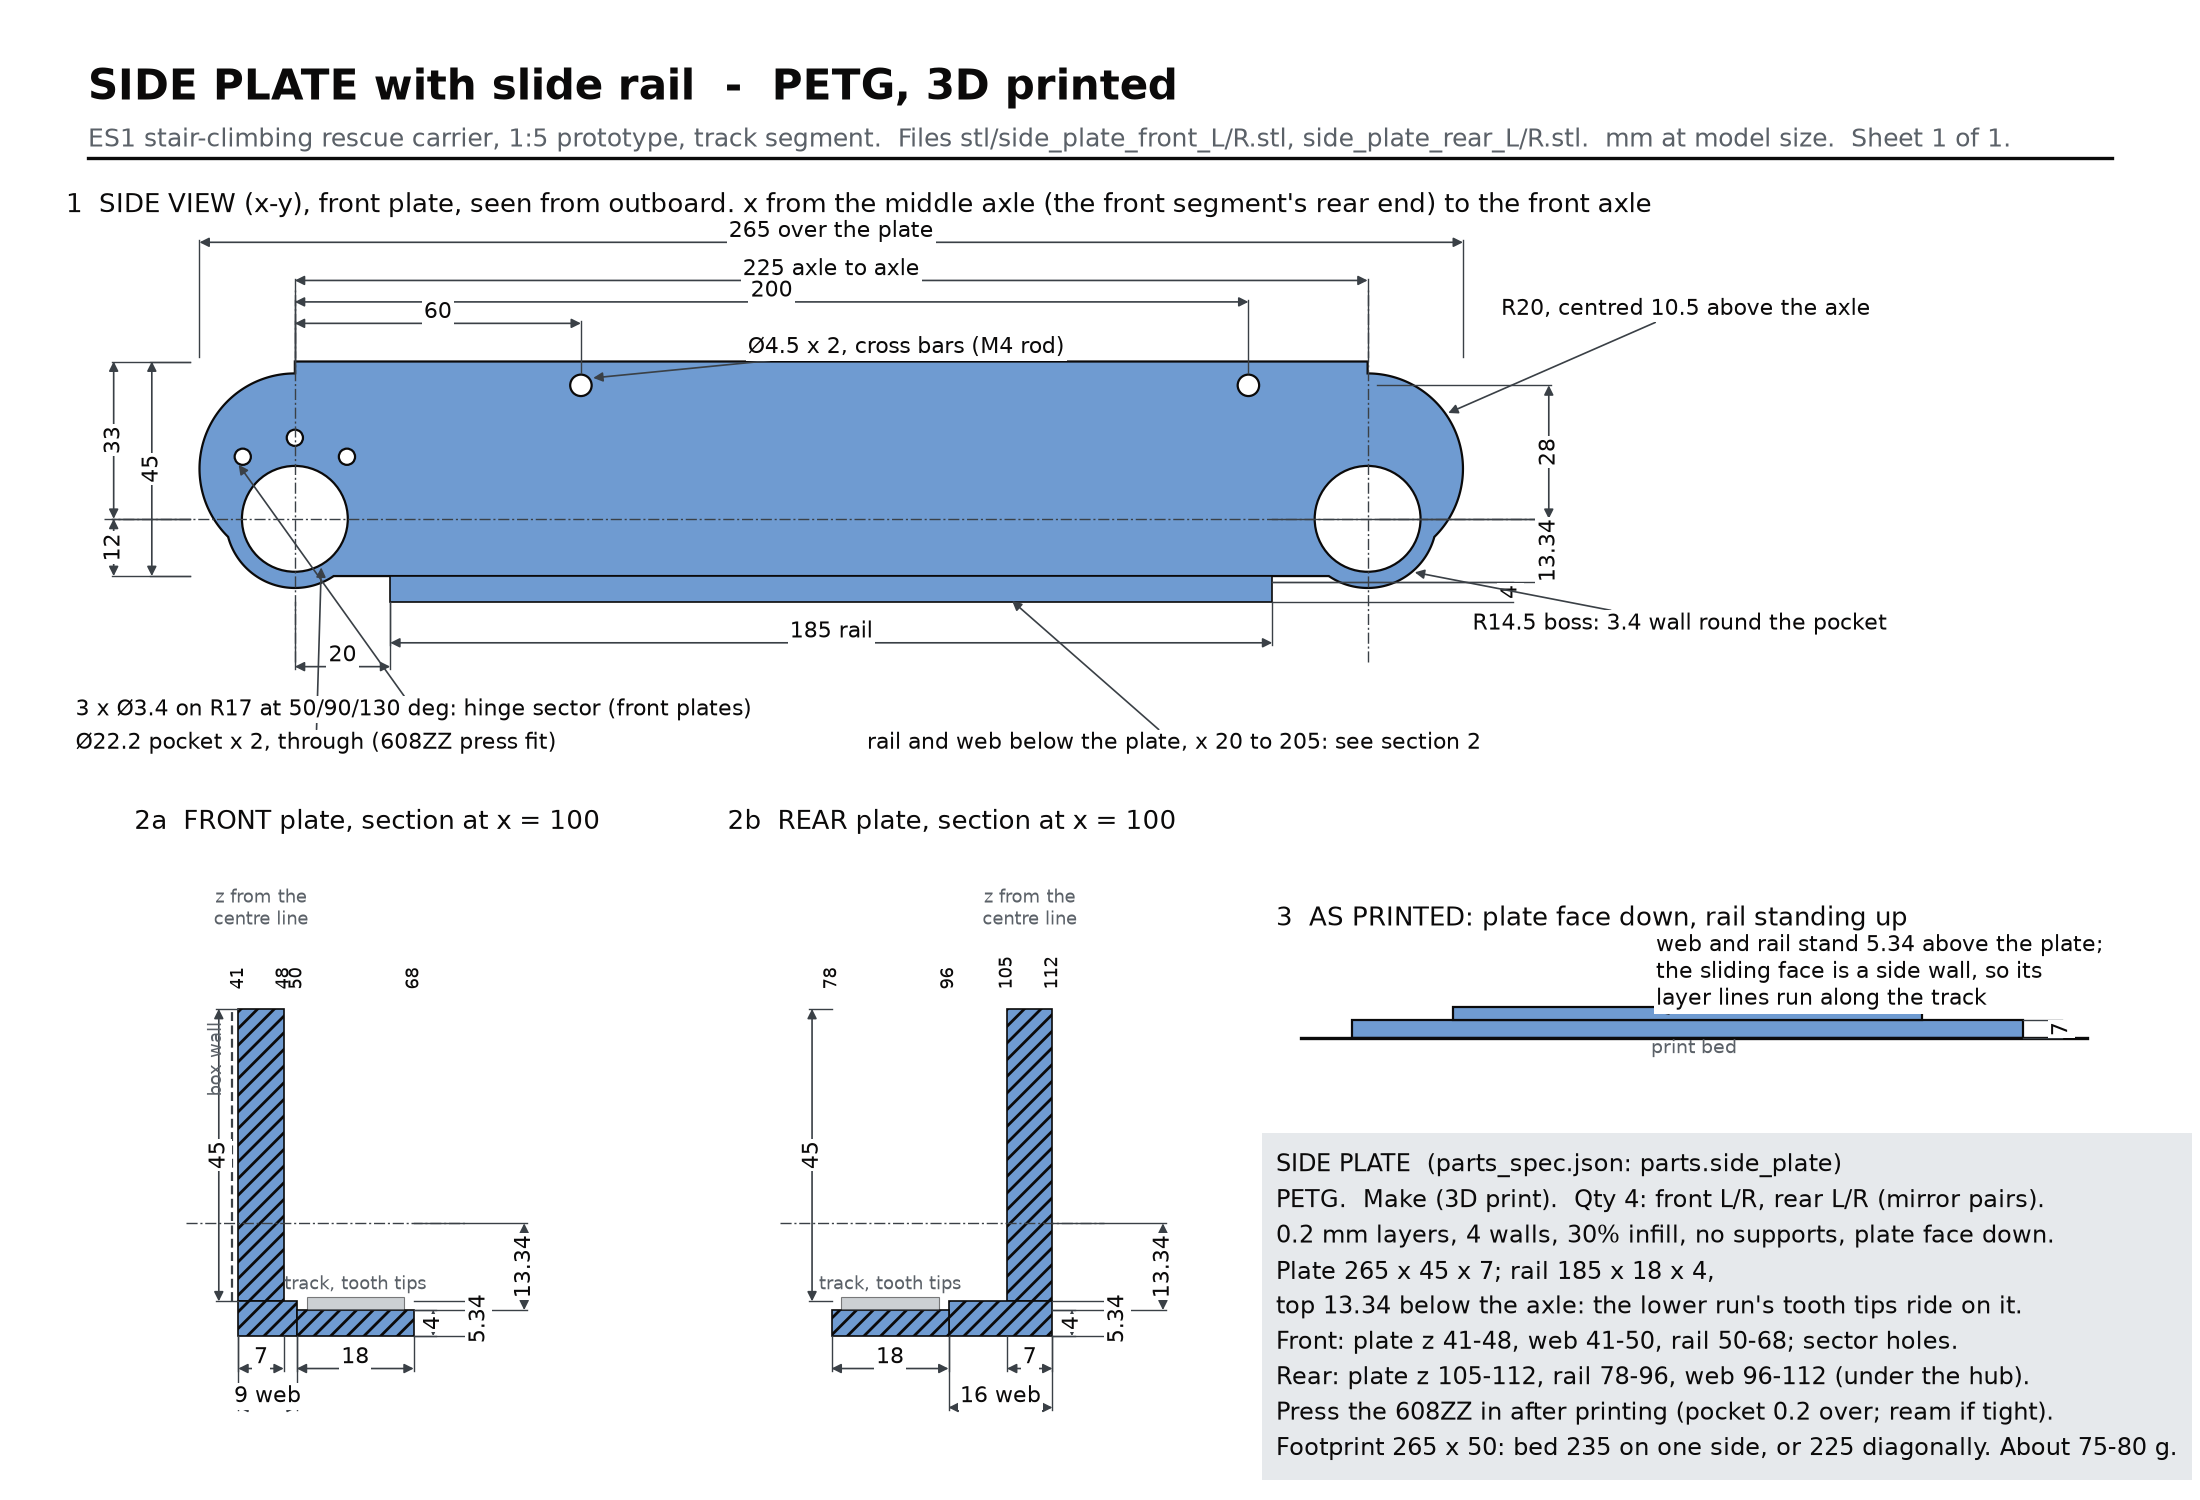

Generate this figure with Python:
"""Side plate with slide rail: dimensioned sheet. Every number from parts_spec.json (v2)."""
import math
import sys
from pathlib import Path

sys.path.insert(0, str(Path(__file__).resolve().parents[1]))
from drawing import DIM, FILL, INK, MUTED, SPEC, centreline, circle, dim_h, dim_v, leader, note_block, rect, save, sheet  # noqa: E402
from matplotlib.patches import Polygon  # noqa: E402
from shapely.geometry import Point, box as shp_box  # noqa: E402
from shapely.ops import unary_union  # noqa: E402

P = SPEC["parts"]
SP = P["side_plate"]
Z = SPEC["layout_decision"]["z_stations_one_side_mm"]
C = SPEC["segment"]["axle_to_axle_mm"]                       # 225
T, BELOW, ABOVE = SP["plate"]["thickness_mm"], SP["plate"]["bottom_edge_below_axle_mm"], SP["plate"]["top_edge_above_axle_mm"]  # 7, 12, 33
END_R, BOSS_R = 20.0, SP["plate"]["boss_radius_mm"]          # R20 ends, R14.5 bosses
ARC_CY = (ABOVE - BELOW) / 2                                  # 10.5: the end arcs are centred half way up
POCKET = SP["bearing_pockets"]["dia_mm"]                      # 22.2
RAIL = SP["rail"]
RX0, RX1, RW, RT, RTOP, RBOT = RAIL["from_x_mm"], RAIL["to_x_mm"], RAIL["width_mm"], RAIL["thickness_mm"], RAIL["top_face_below_axle_mm"], RAIL["bottom_below_axle_mm"]
CB = SP["cross_bar_holes"]
SB = SP["sector_bolts"]
# z bands (one side): plate, web, rail for the front and the rear plate
FZ = dict(plate=Z["front_plate"], rail=((Z["front_lane"][0] + Z["front_lane"][1]) / 2 - RW / 2, (Z["front_lane"][0] + Z["front_lane"][1]) / 2 + RW / 2))
FZ["web"] = (FZ["plate"][0], FZ["rail"][0])
RZ = dict(plate=Z["rear_plate"], rail=((Z["rear_lane"][0] + Z["rear_lane"][1]) / 2 - RW / 2, (Z["rear_lane"][0] + Z["rear_lane"][1]) / 2 + RW / 2))
RZ["web"] = (RZ["rail"][1], RZ["plate"][1])

fig, view = sheet("SIDE PLATE with slide rail  -  PETG, 3D printed",
                  "ES1 stair-climbing rescue carrier, 1:5 prototype, track segment.  Files stl/side_plate_front_L/R.stl, side_plate_rear_L/R.stl.  mm at model size.  Sheet 1 of 1.")

# ---------------------------------------------------------------- 1. side view (x-y), front left plate seen from outboard
ax = view([0.03, 0.47, 0.70, 0.40], "1  SIDE VIEW (x-y), front plate, seen from outboard. x from the middle axle (the front segment's rear end) to the front axle")
ax.set_xlim(-48, C + 50)
ax.set_ylim(-52, 62)
shape = unary_union([shp_box(0, -BELOW, C, ABOVE), Point(0, ARC_CY).buffer(END_R, quad_segs=64), Point(C, ARC_CY).buffer(END_R, quad_segs=64),
                     Point(0, 0).buffer(BOSS_R, quad_segs=64), Point(C, 0).buffer(BOSS_R, quad_segs=64)])
ax.add_patch(Polygon(list(shape.exterior.coords), closed=True, fc=FILL["petg"], ec=INK, lw=0.8))
rect(ax, RX0, -RBOT, RX1 - RX0, RBOT - BELOW, FILL["petg"], lw=0.6)          # web + rail seen edge-on below the plate
for x in (0, C):
    circle(ax, x, 0, POCKET / 2, fill="white")
    centreline(ax, x, -30, x, 48)
for x in CB["at_x_mm"]:
    circle(ax, x, CB["above_axle_mm"], CB["dia_mm"] / 2, fill="white")
for a in SB["angles_deg"]:
    circle(ax, SB["radius_mm"] * math.cos(math.radians(a)), SB["radius_mm"] * math.sin(math.radians(a)), SB["dia_mm"] / 2, fill="white")
centreline(ax, -40, 0, C + 40, 0)
# dimensions
dim_h(ax, 0, C, 50, f"{C:g} axle to axle", ext_from=ABOVE + 1)
dim_h(ax, -END_R, C + END_R, 58, f"{C + 2 * END_R:g} over the plate", ext_from=ABOVE + 1)
dim_h(ax, 0, CB["at_x_mm"][0], 41, f"{CB['at_x_mm'][0]:g}", ext_from=CB["above_axle_mm"] + 2.5)
dim_h(ax, 0, CB["at_x_mm"][1], 45.5, f"{CB['at_x_mm'][1]:g}", ext_from=CB["above_axle_mm"] + 2.5)
dim_h(ax, RX0, RX1, -26, f"{RX1 - RX0:g} rail", ext_from=-RBOT)
dim_h(ax, 0, RX0, -31, f"{RX0:g}", ext_from=-RBOT)
dim_v(ax, -BELOW, ABOVE, -30, f"{BELOW + ABOVE:g}", ext_from=-END_R - 2)
dim_v(ax, 0, ABOVE, -38, f"{ABOVE:g}", ext_from=-END_R - 2)
dim_v(ax, -BELOW, 0, -38, f"{BELOW:g}", ext_from=-END_R - 2)
dim_v(ax, 0, CB["above_axle_mm"], C + 38, f"{CB['above_axle_mm']:g}", ext_from=C + 2)
dim_v(ax, -RBOT, -RTOP, C + 30, f"{RT:g}", ext_from=RX1, offset=0)
dim_v(ax, 0, -RTOP, C + 38, f"{RTOP:g}", ext_from=RX1)
leader(ax, (C + END_R * math.cos(math.radians(35)), ARC_CY + END_R * math.sin(math.radians(35))), (C + 28, 44), f"R{END_R:g}, centred {ARC_CY:g} above the axle")
leader(ax, (C + BOSS_R * math.cos(math.radians(-50)), BOSS_R * math.sin(math.radians(-50))), (C + 22, -22), f"R{BOSS_R:g} boss: {BOSS_R - POCKET / 2:.1f} wall round the pocket")
leader(ax, (POCKET / 2 * math.cos(math.radians(300)), POCKET / 2 * math.sin(math.radians(300))), (-46, -47), f"Ø{POCKET:g} pocket x 2, through (608ZZ press fit)")
leader(ax, (CB["at_x_mm"][0] + 2, CB["above_axle_mm"] + 1.5), (95, 36), f"Ø{CB['dia_mm']:g} x 2, cross bars (M4 rod)")
leader(ax, (SB["radius_mm"] * math.cos(math.radians(130)) - 1.2, SB["radius_mm"] * math.sin(math.radians(130)) - 1.2), (-46, -40),
       f"3 x Ø{SB['dia_mm']:g} on R{SB['radius_mm']:g} at {SB['angles_deg'][0]:g}/{SB['angles_deg'][1]:g}/{SB['angles_deg'][2]:g} deg: hinge sector (front plates)")
leader(ax, (150, -RBOT + 0.5), (120, -47), f"rail and web below the plate, x {RX0:g} to {RX1:g}: see section 2")

# ---------------------------------------------------------------- 2. end sections (y-z) at x = 100
def end_section(ax, zz, title, box_edge=None):
    pz0, pz1 = zz["plate"]
    rz0, rz1 = zz["rail"]
    wz0, wz1 = zz["web"]
    ax.set_title(title, fontsize=9.5, color=INK, loc="left", pad=4)
    rect(ax, pz0, -BELOW, T, BELOW + ABOVE, FILL["petg"], hatch=True)                 # plate
    rect(ax, wz0, -RBOT, wz1 - wz0, RBOT - BELOW, FILL["petg"], hatch=True)            # web
    rect(ax, rz0, -RBOT, RW, RT, FILL["petg"], hatch=True)                             # rail
    # the track's lower run on the rail, for position only
    rect(ax, (rz0 + rz1) / 2 - 7.5, -RTOP, 15, 2.0, "#9aa2a9", lw=0.4, alpha=0.5)
    ax.text((rz0 + rz1) / 2, -RTOP + 3.2, "track, tooth tips", fontsize=6.5, color=MUTED, ha="center")
    centreline(ax, min(pz0, rz0) - 8, 0, max(pz1, rz1) + 8, 0)
    y = -RBOT - 5
    dim_h(ax, pz0, pz1, y, f"{T:g}", ext_from=-RBOT)
    dim_h(ax, rz0, rz1, y, f"{RW:g}", ext_from=-RBOT)
    dim_h(ax, wz0, wz1, y - 6, f"{wz1 - wz0:g} web", ext_from=-RBOT)
    xr = max(pz1, rz1) + 3
    dim_v(ax, -RBOT, -RTOP, xr, f"{RT:g}", ext_from=max(pz1, rz1))
    dim_v(ax, -BELOW, -RBOT, xr + 7, f"{RBOT - BELOW:.2f}", ext_from=max(pz1, rz1))
    dim_v(ax, 0, -RTOP, xr + 14, f"{RTOP:g}", ext_from=max(pz1, rz1))
    xl = min(pz0, rz0) - 3
    dim_v(ax, -BELOW, ABOVE, xl, f"{BELOW + ABOVE:g}", ext_from=min(pz0, rz0))
    for z in (pz0, pz1, rz0, rz1):
        ax.text(z, ABOVE + 3, f"{z:g}", fontsize=6.5, ha="center", color=INK, rotation=90, va="bottom")
    ax.text((pz0 + pz1) / 2, ABOVE + 13, "z from the\ncentre line", fontsize=6.5, ha="center", color=MUTED)
    if box_edge is not None:
        ax.plot([box_edge, box_edge], [-BELOW, ABOVE], color=DIM, lw=0.8, dashes=(4, 2))
        ax.text(box_edge - 1, ABOVE - 2, "box wall", fontsize=6.5, ha="right", va="top", color=MUTED, rotation=90)
    ax.set_xlim(min(pz0, rz0) - 16, max(pz1, rz1) + 24)
    ax.set_ylim(-RBOT - 16, ABOVE + 26)

end_section(view([0.03, 0.04, 0.26, 0.40]), FZ, "2a  FRONT plate, section at x = 100", box_edge=Z["box"][1])
end_section(view([0.31, 0.04, 0.26, 0.40]), RZ, "2b  REAR plate, section at x = 100")

# ---------------------------------------------------------------- 3. printing and notes
axp = view([0.58, 0.22, 0.38, 0.22], "3  AS PRINTED: plate face down, rail standing up")
axp.set_xlim(-30, 300)
axp.set_ylim(-14, 40)
rect(axp, 0, 0, 265, T, FILL["petg"])                       # plate lying flat, seen from the side (print Z up)
rect(axp, RX0 + END_R, T, RX1 - RX0, RBOT - BELOW, FILL["petg"])   # web standing up
rect(axp, RX0 + END_R, T + (RBOT - BELOW) - RT, RX1 - RX0, 0, FILL["petg"], lw=0)
axp.plot([-20, 290], [0, 0], color=INK, lw=1.2)
axp.text(135, -6, "print bed", fontsize=7, ha="center", color=MUTED)
dim_v(axp, 0, T, 280, f"{T:g}", ext_from=265)
leader(axp, (120, T + 3), (120, 26), f"web and rail stand {RBOT - BELOW:.2f} above the plate;\nthe sliding face is a side wall, so its\nlayer lines run along the track")
note_block(fig, [
    "SIDE PLATE  (parts_spec.json: parts.side_plate)",
    "PETG.  Make (3D print).  Qty 4: front L/R, rear L/R (mirror pairs).",
    "0.2 mm layers, 4 walls, 30% infill, no supports, plate face down.",
    f"Plate {C + 2 * END_R:g} x {BELOW + ABOVE:g} x {T:g}; rail {RX1 - RX0:g} x {RW:g} x {RT:g},",
    f"top {RTOP:g} below the axle: the lower run's tooth tips ride on it.",
    f"Front: plate z {FZ['plate'][0]:g}-{FZ['plate'][1]:g}, web {FZ['web'][0]:g}-{FZ['web'][1]:g}, rail {FZ['rail'][0]:g}-{FZ['rail'][1]:g}; sector holes.",
    f"Rear: plate z {RZ['plate'][0]:g}-{RZ['plate'][1]:g}, rail {RZ['rail'][0]:g}-{RZ['rail'][1]:g}, web {RZ['web'][0]:g}-{RZ['web'][1]:g} (under the hub).",
    "Press the 608ZZ in after printing (pocket 0.2 over; ream if tight).",
    f"Footprint {C + 2 * END_R:g} x {RBOT + ABOVE:.0f}: bed 235 on one side, or 225 diagonally. About 75-80 g.",
], x=0.58, y=0.235, w=0.38)
save(fig, "part_side_plate")
